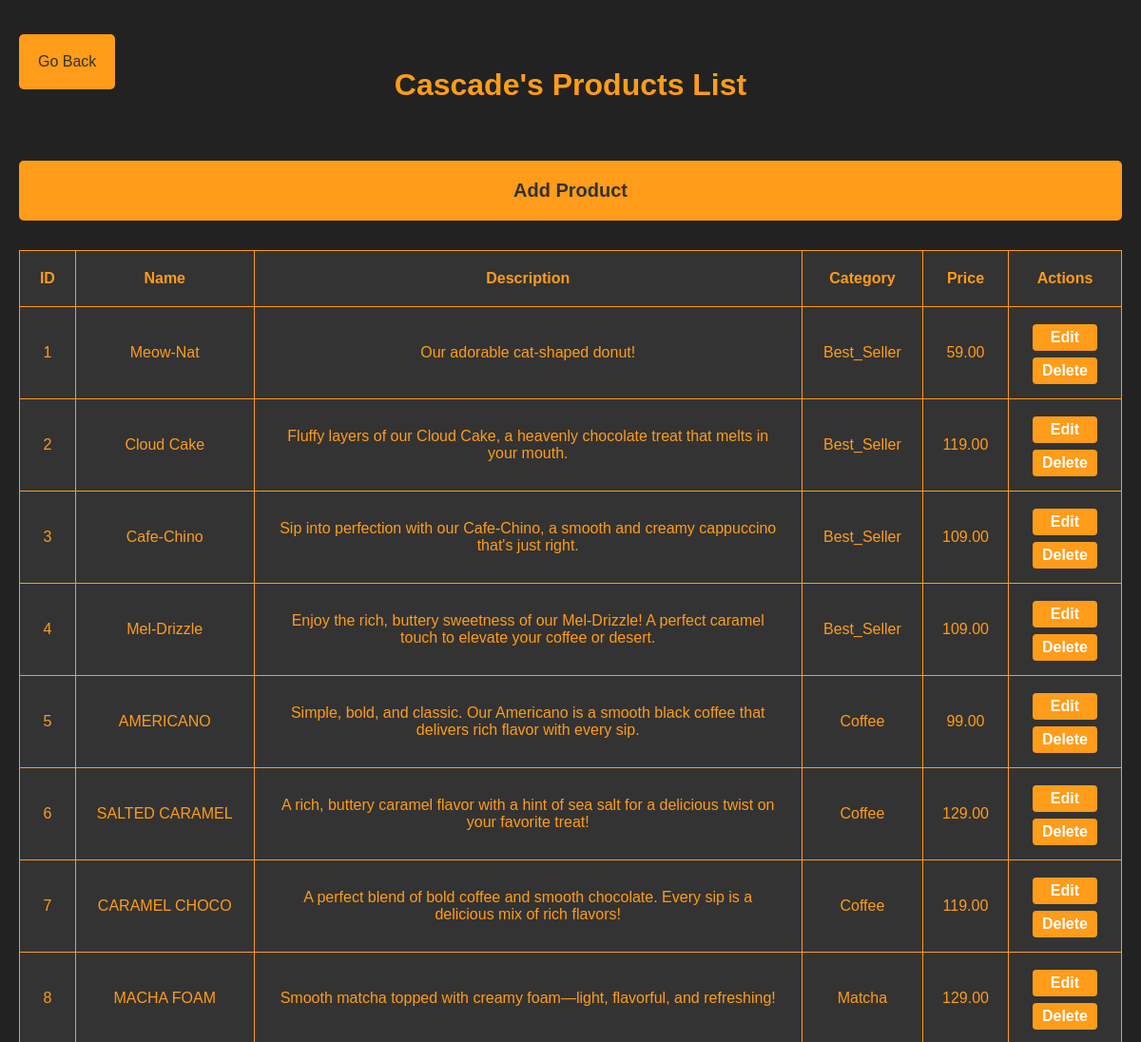
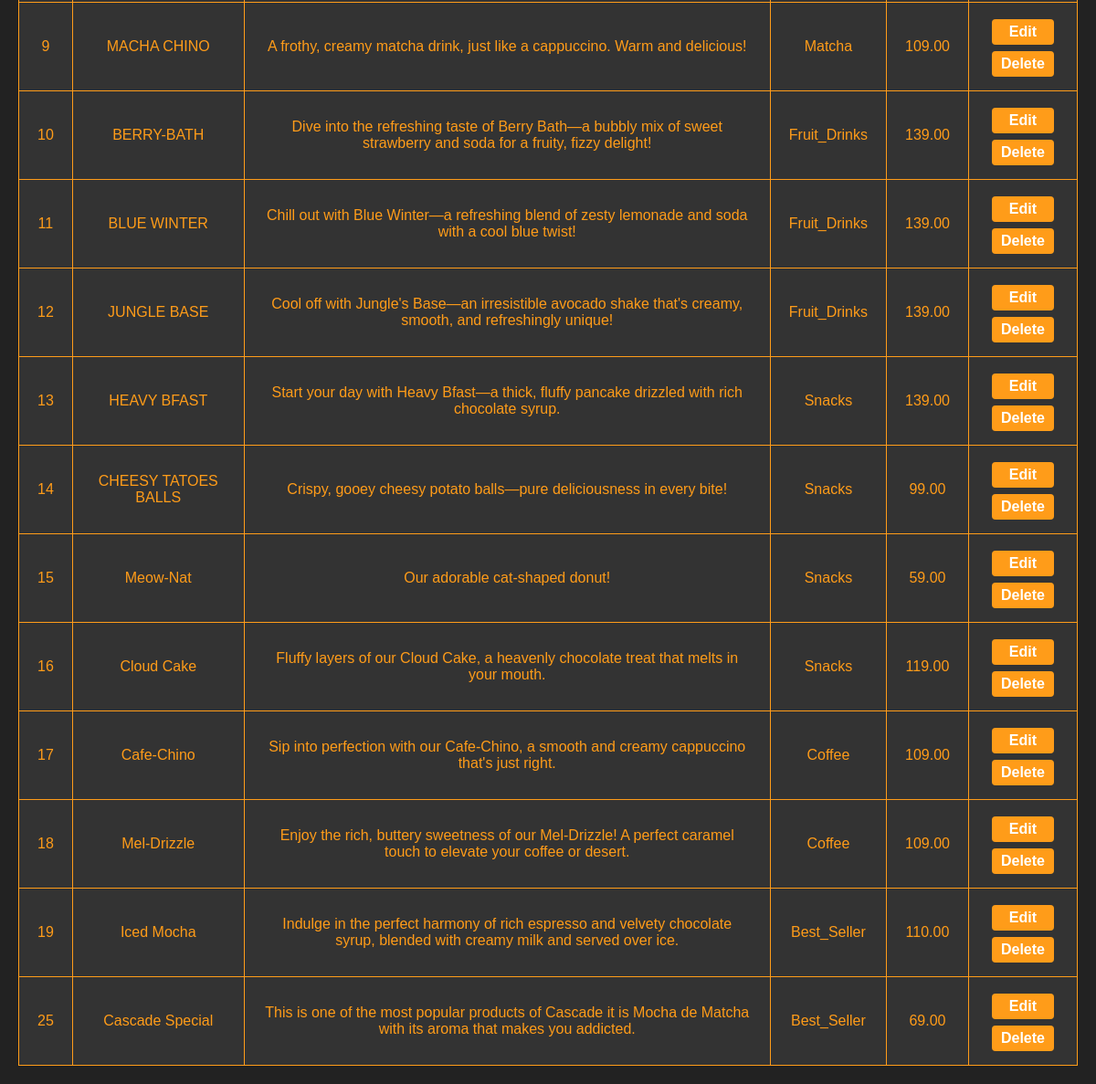
Page /admin/products/products.php on the committed database (2 pictures, top to bottom).
### tables this page shows
CREATE TABLE `products` (
  `product_id` int(11) NOT NULL,
  `product_name` varchar(255) NOT NULL,
  `product_desc` varchar(255) NOT NULL,
  `product_category` varchar(255) NOT NULL,
  `product_price` double NOT NULL
);

### admin/products/products.php (the view, shortened to what this page needs)
<?php
$conn = new mysqli("localhost", "root", "", "coffeeshopdb");
$sql = "SELECT * FROM products";
$result = $conn->query($sql);
?>
<!DOCTYPE html>
<html lang="en">
<head>
</head>
<body>
    <h1>Cascade's Products List</h1>
    <p class="go_back"><a href="../index.php">Go Back</a></p>
    <a href="add_product.php" class="add-btn">Add Product</a>
    <table>
        <tr>
            <th>ID</th>
            <th>Name</th>
            <th>Description</th>
            <th>Category</th>
            <th>Price</th>
            <th>Actions</th>
        </tr>
        <?php while ($row = $result->fetch_assoc()): ?>
            <tr>
                <td><?php echo $row['product_id']; ?></td>
                <td><?php echo $row['product_name']; ?></td>
                <td><?php echo $row['product_desc']; ?></td>
                <td><?php echo $row['product_category']; ?></td>
                <td><?php echo number_format($row['product_price'], 2); ?></td>
                <td class="action-buttons">
                    <a href="edit_product.php?id=<?php echo $row['product_id']; ?>" class="edit-btn">Edit</a>
                    <a href="delete_product.php?id=<?php echo $row['product_id']; ?>" class="delete-btn" onclick="return confirm('Are you sure you want to delete this product?');">Delete</a>
                </td>
            </tr>
        <?php endwhile; ?>
    </table>
</body>
</html>

### admin/products/products.php (style rules this page uses)
* { transition: all 0.3s ease; text-decoration:none; }
body { font-family: Arial, sans-serif; margin: 20px; background-color: #222; color: rgb(255, 156, 25); }
h1 { text-align: center; color:rgb(255, 156, 25); padding: 50px; }
table { width: 100%; border-collapse: collapse; margin: 20px 0; background-color: #333; }
table th, table td { border: 1px solid rgb(255, 156, 25); padding: 20px ; text-align: center; }
table th { background-color: #333; color: rgb(255, 156, 25); }
table tr:nth-child(even) { background-color: #333; }
.action-buttons a { text-decoration: none; color: white; padding: 5px 10px; margin: 0 5px; border-radius: 4px; font-weight: bold; }
.edit-btn { background-color:rgb(255, 156, 25); display: block; position: relative; top: -2px; transition: all 0.3s; }
.delete-btn { background-color:rgb(255, 156, 25); display: block; position: relative; top: 5px; transition: all 0.3s; }
.add-btn { background-color: rgb(255, 156, 25); display: block; position: relative; padding: 20px; top: -11px; color: #333; text-align: center; font-weight: bold; font-size: 20px; border-radius: 5px; transition: all 0.3s; }
.go_back { position: absolute; top: 20px; background-color: rgb(255, 156, 25); padding: 20px; border-radius: 5px; left: 20px; }
.go_back a { color: #333; }
a { text-decoration: none; }

### rows in the picture
products: product_id "1", product_name "Meow-Nat", product_desc "Our adorable cat-shaped donut!", product_category "Best_Seller", product_price "59.00"
products: product_id "2", product_name "Cloud Cake", product_desc "Fluffy layers of our Cloud Cake, a heavenly chocolate treat that melts in your mouth.", product_category "Best_Seller", product_price "119.00"
products: product_id "3", product_name "Cafe-Chino", product_desc "Sip into perfection with our Cafe-Chino, a smooth and creamy cappuccino that's just right.", product_category "Best_Seller", product_price "109.00"
products: product_id "4", product_name "Mel-Drizzle", product_desc "Enjoy the rich, buttery sweetness of our Mel-Drizzle! A perfect caramel touch to elevate your coffee or desert.", product_category "Best_Seller", product_price "109.00"
products: product_id "5", product_name "AMERICANO", product_desc "Simple, bold, and classic. Our Americano is a smooth black coffee that delivers rich flavor with every sip.", product_category "Coffee", product_price "99.00"
products: product_id "6", product_name "SALTED CARAMEL", product_desc "A rich, buttery caramel flavor with a hint of sea salt for a delicious twist on your favorite treat!", product_category "Coffee", product_price "129.00"
products: product_id "7", product_name "CARAMEL CHOCO", product_desc "A perfect blend of bold coffee and smooth chocolate. Every sip is a delicious mix of rich flavors!", product_category "Coffee", product_price "119.00"
products: product_id "8", product_name "MACHA FOAM", product_desc "Smooth matcha topped with creamy foam—light, flavorful, and refreshing!", product_category "Matcha", product_price "129.00"
products: product_id "9", product_name "MACHA CHINO", product_desc "A frothy, creamy matcha drink, just like a cappuccino. Warm and delicious!", product_category "Matcha", product_price "109.00"
products: product_id "10", product_name "BERRY-BATH", product_desc "Dive into the refreshing taste of Berry Bath—a bubbly mix of sweet strawberry and soda for a fruity, fizzy delight!", product_category "Fruit_Drinks", product_price "139.00"
products: product_id "11", product_name "BLUE WINTER", product_desc "Chill out with Blue Winter—a refreshing blend of zesty lemonade and soda with a cool blue twist!", product_category "Fruit_Drinks", product_price "139.00"
products: product_id "12", product_name "JUNGLE BASE", product_desc "Cool off with Jungle's Base—an irresistible avocado shake that's creamy, smooth, and refreshingly unique!", product_category "Fruit_Drinks", product_price "139.00"
products: product_id "13", product_name "HEAVY BFAST", product_desc "Start your day with Heavy Bfast—a thick, fluffy pancake drizzled with rich chocolate syrup.", product_category "Snacks", product_price "139.00"
products: product_id "14", product_name "CHEESY TATOES BALLS", product_desc "Crispy, gooey cheesy potato balls—pure deliciousness in every bite!", product_category "Snacks", product_price "99.00"
products: product_id "15", product_name "Meow-Nat", product_desc "Our adorable cat-shaped donut!", product_category "Snacks", product_price "59.00"
products: product_id "16", product_name "Cloud Cake", product_desc "Fluffy layers of our Cloud Cake, a heavenly chocolate treat that melts in your mouth.", product_category "Snacks", product_price "119.00"
products: product_id "17", product_name "Cafe-Chino", product_desc "Sip into perfection with our Cafe-Chino, a smooth and creamy cappuccino that's just right.", product_category "Coffee", product_price "109.00"
products: product_id "18", product_name "Mel-Drizzle", product_desc "Enjoy the rich, buttery sweetness of our Mel-Drizzle! A perfect caramel touch to elevate your coffee or desert.", product_category "Coffee", product_price "109.00"
products: product_id "19", product_name "Iced Mocha", product_desc "Indulge in the perfect harmony of rich espresso and velvety chocolate syrup, blended with creamy milk and served over ice.", product_category "Best_Seller", product_price "110.00"
products: product_id "25", product_name "Cascade Special", product_desc "This is one of the most popular products of Cascade it is Mocha de Matcha with its aroma that makes you addicted.", product_category "Best_Seller", product_price "69.00"
